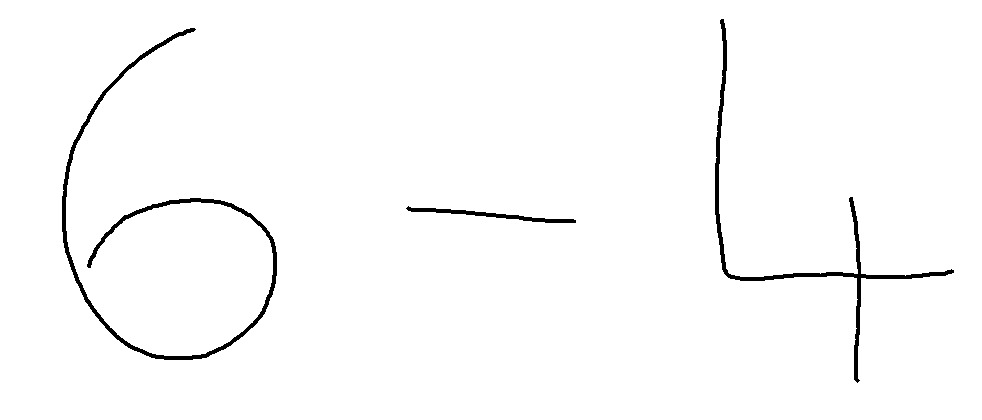
#> input picture t43.jpeg, 982 x 420 px
$ jupyter execute --allow-errors 'CNN test.ipynb'
#> lines starting #> are read from the running program, lines starting #| are printed output that depends on the picture; after the words box and inside, x2 and y2 are one past the last pixel; in counts of white or black regions, pixels touching at a corner belong together
[cell 1]
import cv2
import numpy
import keras
from keras.datasets import mnist
from keras.models import Sequential
from keras.layers import Dense
from keras.layers import Dropout
from keras.layers import Flatten
from keras.layers.convolutional import Conv2D
from keras.layers.convolutional import MaxPooling2D
from keras.utils import np_utils
from keras import backend as K
K.image_data_format()
#> (this line was passed over: keras is not available in this run)
from keras.models import model_from_json

[cell 2]
import tensorflow as tf

#> (a cell that did not finish here is left out)

[cell 4]
import cv2
import numpy as np
img = cv2.imread('t43.jpeg',cv2.IMREAD_GRAYSCALE)
#> img is the input picture: shape (420, 982); min 0, max 255, mean 250.8
cv2.imshow("wo",img)
cv2.waitKey(0)
cv2.destroyAllWindows()

[cell 5]
img

[cell 6]
# [5 lines of commented-out code are left out]
if img is not None:
    #images.append(img)
    img=~img
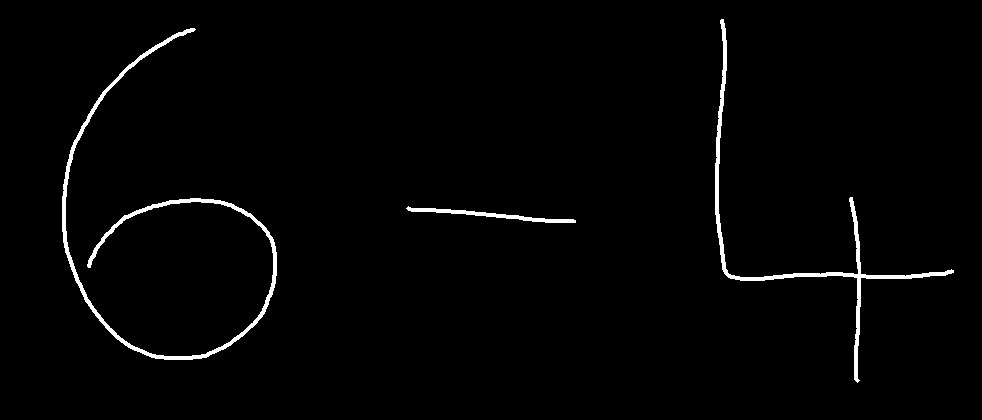
#> img: shape (420, 982); min 0, max 255, mean 4.2
    ret,thresh=cv2.threshold(img,127,255,cv2.THRESH_BINARY)
#> thresh: shape (420, 982); 1.6% white; 3 white regions
    ctrs,ret=cv2.findContours(thresh,cv2.RETR_TREE,cv2.CHAIN_APPROX_SIMPLE)
#> ctrs = 3 contours; box (x1, y1, x2, y2) and area: (62, 28, 277, 360) 2635, (715, 19, 954, 383) 2014, (406, 206, 576, 223) 505; ret = [[1, -1, -1, -1], [2, 0, -1, -1], [-1, 1, -1, -1]]
    cnt=sorted(ctrs, key=lambda ctr: cv2.boundingRect(ctr)[0])
#> cnt has the same summary as ctrs
    w=int(28)
    h=int(28)
    train_data=[]
    print(len(cnt))
#| 3
    rects=[]
    for c in cnt :
        x,y,w,h= cv2.boundingRect(c)
        rect=[x,y,w,h]
        rects.append(rect)
#> this loop made 3 passes
#> (x, y, w, h) on passes 1 to 3: (62, 28, 215, 332), (406, 206, 170, 17), (715, 19, 239, 364)
#> after the loop, rects = [[62, 28, 215, 332], [406, 206, 170, 17], [715, 19, 239, 364]]
    print(rects)
#| [[62, 28, 215, 332], [406, 206, 170, 17], [715, 19, 239, 364]]
    bool_rect=[]
    for r in rects:
        l=[]
        for rec in rects:
            flag=0
            if rec!=r:
                if r[0]<(rec[0]+rec[2]+10) and rec[0]<(r[0]+r[2]+10) and r[1]<(rec[1]+rec[3]+10) and rec[1]<(r[1]+r[3]+10):
                    flag=1
                l.append(flag)
            if rec==r:
                l.append(0)
        bool_rect.append(l)
#> this loop made 3 passes
#> after the loop, bool_rect = [[0, 0, 0], [0, 0, 0], [0, 0, 0]]
    print(bool_rect)
#| [[0, 0, 0], [0, 0, 0], [0, 0, 0]]
    dump_rect=[]
    for i in range(0,len(cnt)):
        for j in range(0,len(cnt)):
            if bool_rect[i][j]==1:
                area1=rects[i][2]*rects[i][3]
                area2=rects[j][2]*rects[j][3]
                if(area1==min(area1,area2)):
                    dump_rect.append(rects[i])
#> this loop made 3 passes
#> after the loop, dump_rect = []
    print(len(dump_rect))
#| 0
    final_rect=[i for i in rects if i not in dump_rect]
#> final_rect has the same summary as rects
    print(final_rect)
#| [[62, 28, 215, 332], [406, 206, 170, 17], [715, 19, 239, 364]]
    for r in final_rect:
        x=r[0]
        y=r[1]
        w=r[2]
        h=r[3]
        im_crop =thresh[y:y+h+10,x:x+w+10]


        im_resize = cv2.resize(im_crop,(28,28))
#         cv2.imshow("work",im_resize)
#         cv2.waitKey(0)
#         cv2.destroyAllWindows()

        im_resize=np.reshape(im_resize,(28,28,1))
        train_data.append(im_resize)
#> this loop made 3 passes
#> pass 1, `im_crop =thresh[y:y+h+10,x:x+w+10]`:
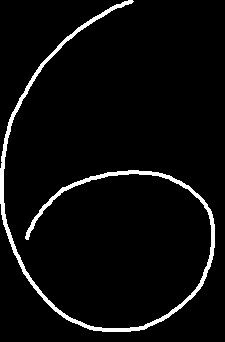
#> im_crop: shape (342, 225); 4.4% white; 1 white region, box (x1, y1, x2, y2) and area: (0, 0, 215, 332) 3399
#> pass 1, `im_resize = cv2.resize(im_crop,(28,28))`:
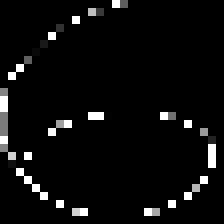
#> im_resize: shape (28, 28) (shown 8 times larger); min 0, max 255, mean 12.2
#> pass 2, `im_crop =thresh[y:y+h+10,x:x+w+10]`:
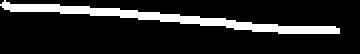
#> im_crop: shape (27, 180) (shown 2 times larger); 13.9% white; 1 white region, box (x1, y1, x2, y2) and area: (0, 0, 170, 17) 676
#> pass 2, `im_resize = cv2.resize(im_crop,(28,28))`:
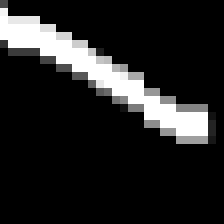
#> im_resize: shape (28, 28) (shown 8 times larger); min 0, max 255, mean 35.3
#> after the loop:
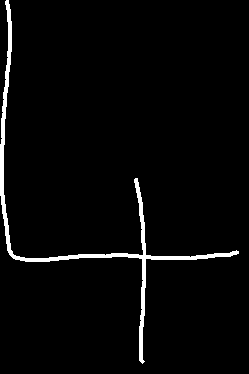
#> im_crop: shape (374, 249); 2.9% white; 1 white region, box (x1, y1, x2, y2) and area: (0, 0, 239, 364) 2677
#> after the loop, train_data = 3 items

$ run again, with t1.jpeg copied over t43.jpeg
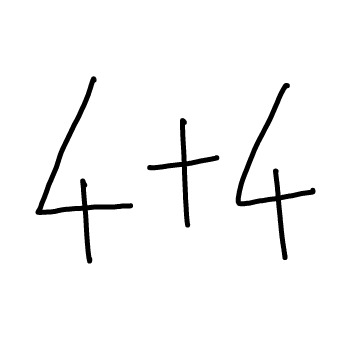
#> input picture t1.jpeg, 345 x 345 px
#> img is the input picture: shape (345, 345); min 0, max 255, mean 246.4
#> `ret,thresh=cv2.threshold(img,127,255,cv2.THRESH_BINARY)`:
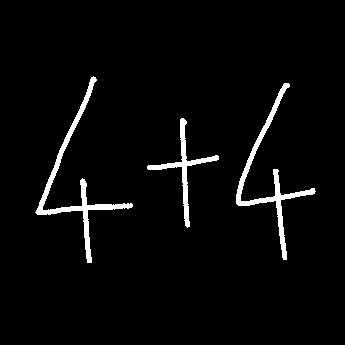
#> thresh: shape (345, 345); 3.4% white; 3 white regions
#> ctrs = 3 contours; box (x1, y1, x2, y2) and area: (35, 76, 133, 263) 1330, (236, 83, 316, 260) 1204, (147, 118, 219, 228) 712; ret = [[1, -1, -1, -1], [2, 0, -1, -1], [-1, 1, -1, -1]]
#> cnt has the same summary as ctrs
#| 3
#> the loop `for c in cnt :` made 3 passes
#> (x, y, w, h) on passes 1 to 3: (35, 76, 98, 187), (147, 118, 72, 110), (236, 83, 80, 177)
#> after the loop `for c in cnt :`: rects = [[35, 76, 98, 187], [147, 118, 72, 110], [236, 83, 80, 177]]
#| [[35, 76, 98, 187], [147, 118, 72, 110], [236, 83, 80, 177]]
#> the loop `for r in rects:` made 3 passes
#> after the loop `for r in rects:`: bool_rect = [[0, 0, 0], [0, 0, 0], [0, 0, 0]]
#| [[0, 0, 0], [0, 0, 0], [0, 0, 0]]
#> the loop `for i in range(0,len(cnt)):` made 3 passes
#> after the loop `for i in range(0,len(cnt)):`: dump_rect = []
#| 0
#> final_rect has the same summary as rects
#| [[35, 76, 98, 187], [147, 118, 72, 110], [236, 83, 80, 177]]
#> the loop `for r in final_rect:` made 3 passes
#> after the loop `for r in final_rect:`:
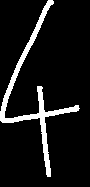
#> im_crop: shape (187, 90); 8.8% white; 1 white region, box (x1, y1, x2, y2) and area: (0, 0, 80, 177) 1488
#> after the loop `for r in final_rect:`: train_data = 3 items

$ run again, with t2.jpeg copied over t43.jpeg
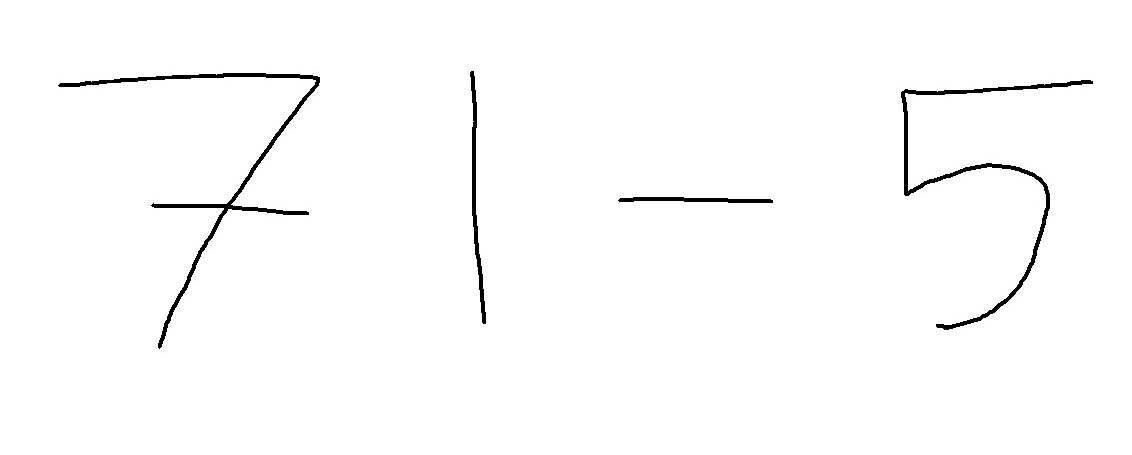
#> input picture t2.jpeg, 1132 x 455 px
#> img is the input picture: shape (455, 1132); min 0, max 255, mean 251.5
#> `img=~img`:
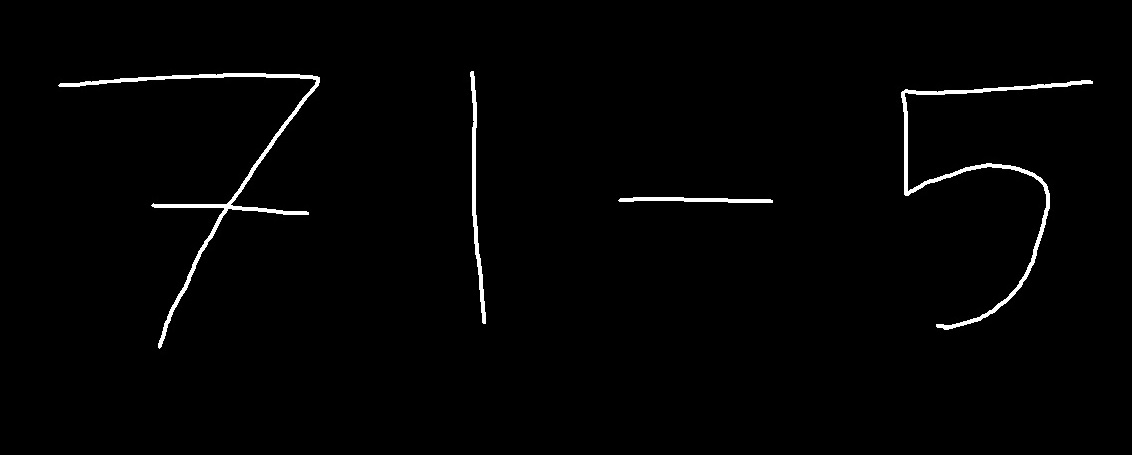
#> img: shape (455, 1132); min 0, max 255, mean 3.5
#> thresh: shape (455, 1132); 1.4% white; 4 white regions
#> ctrs = 4 contours; box (x1, y1, x2, y2) and area: (58, 73, 320, 349) 2200, (901, 80, 1093, 330) 1954, (470, 71, 486, 324) 768, (618, 197, 773, 203) 459; ret = [[1, -1, -1, -1], [2, 0, -1, -1], [3, 1, -1, -1], [-1, 2, -1, -1]]
#> cnt has the same summary as ctrs
#| 4
#> the loop `for c in cnt :` made 4 passes
#> (x, y, w, h) on passes 1 to 4: (58, 73, 262, 276), (470, 71, 16, 253), (618, 197, 155, 6), (901, 80, 192, 250)
#> after the loop `for c in cnt :`: rects = [[58, 73, 262, 276], [470, 71, 16, 253], [618, 197, 155, 6], [901, 80, 192, 250]]
#| [[58, 73, 262, 276], [470, 71, 16, 253], [618, 197, 155, 6], [901, 80, 192, 250]]
#> the loop `for r in rects:` made 4 passes
#> after the loop `for r in rects:`: bool_rect = [[0, 0, 0, 0], [0, 0, 0, 0], [0, 0, 0, 0], [0, 0, 0, 0]]
#| [[0, 0, 0, 0], [0, 0, 0, 0], [0, 0, 0, 0], [0, 0, 0, 0]]
#> the loop `for i in range(0,len(cnt)):` made 4 passes
#> after the loop `for i in range(0,len(cnt)):`: dump_rect = []
#| 0
#> final_rect has the same summary as rects
#| [[58, 73, 262, 276], [470, 71, 16, 253], [618, 197, 155, 6], [901, 80, 192, 250]]
#> the loop `for r in final_rect:` made 4 passes
#> after the loop `for r in final_rect:`:
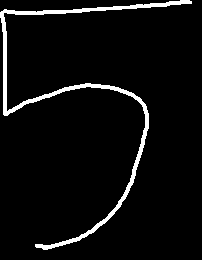
#> im_crop: shape (260, 202); 4.9% white; 1 white region, box (x1, y1, x2, y2) and area: (0, 0, 192, 250) 2571
#> after the loop `for r in final_rect:`: train_data = 4 items

$ run again, with t3.jpeg copied over t43.jpeg
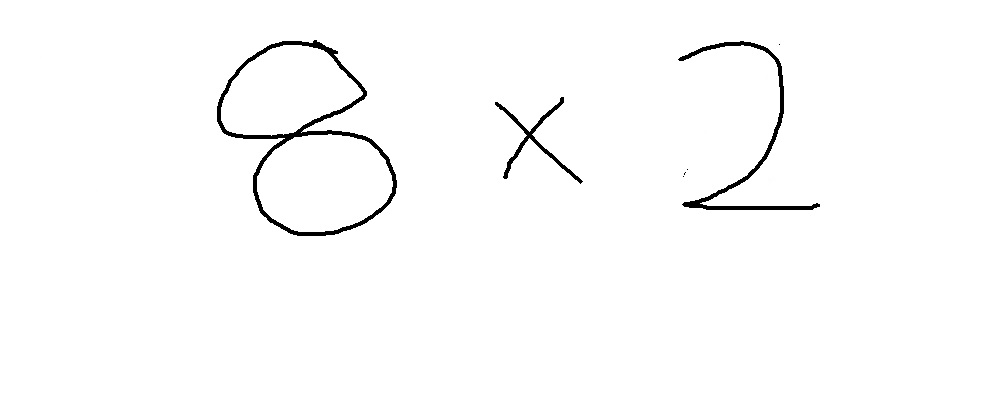
#> input picture t3.jpeg, 994 x 400 px
#> img is the input picture: shape (400, 994); min 0, max 255, mean 251.3
#> `img=~img`:
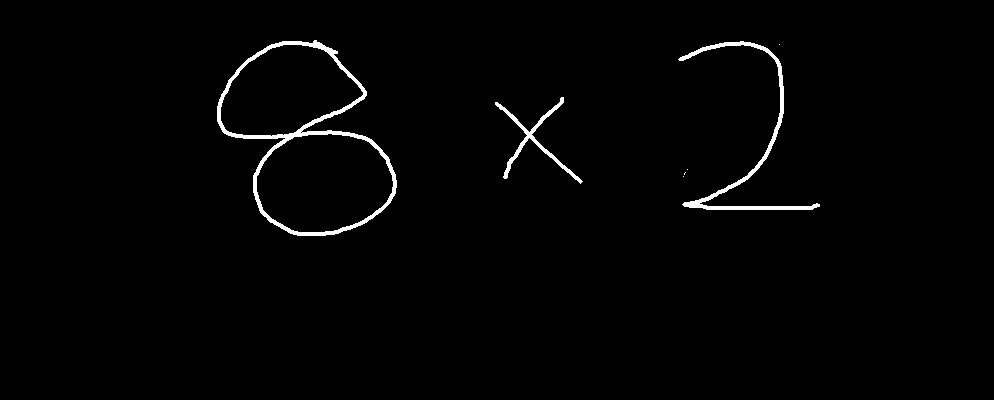
#> img: shape (400, 994); min 0, max 255, mean 3.7
#> thresh: shape (400, 994); 1.4% white; 7 white regions (4 under 20 px)
#> ctrs = 10 contours, 5 with area under 20; largest, box (x1, y1, x2, y2) and area: (217, 40, 397, 236) 22103, (256, 133, 394, 233) 10657, (220, 44, 364, 137) 9036, (678, 41, 820, 210) 1350, (495, 97, 583, 184) 661; ret = [[1, -1, -1, -1], [2, 0, -1, -1], [3, 1, -1, -1], [4, 2, -1, -1], [5, 3, -1, -1], [6, 4, -1, -1], [-1, 5, 7, -1], [8, -1, -1, 6], [9, 7, -1, 6], [-1, 8, -1, 6]]
#> cnt has the same summary as ctrs
#| 10
#> the loop `for c in cnt :` made 10 passes
#> (x, y, w, h) on passes 1, 2, 3, 5, 6, 7, 9, 10: (217, 40, 180, 196), (220, 44, 144, 93), (256, 133, 138, 100), (495, 97, 88, 87), (678, 41, 142, 169), (683, 176, 1, 1), (687, 169, 1, 1), (779, 44, 1, 1)
#> after the loop `for c in cnt :`: rects = [[217, 40, 180, 196], [220, 44, 144, 93], [256, 133, 138, 100], [300, 131, 3, 3], [495, 97, 88, 87], [678, 41, 142, 169], [683, 176, 1, 1], [684, 172, 2, 3], [687, 169, 1, 1], [779, 44, 1, 1]]
#| [[217, 40, 180, 196], [220, 44, 144, 93], [256, 133, 138, 100], [300, 131, 3, 3], [495, 97, 88, 87], [678, 41, 142, 169], [683, 176, 1, 1], [684, 172, 2, 3], [687, 169, 1, 1], [779, 44, 1, 1]]
#> the loop `for r in rects:` made 10 passes
#> after the loop `for r in rects:`: bool_rect = 10 items, first 6: [0, 1, 1, 1, 0, 0, 0, 0, 0, 0], [1, 0, 1, 1, 0, 0, 0, 0, 0, 0], [1, 1, 0, 1, 0, 0, 0, 0, 0, 0], [1, 1, 1, 0, 0, 0, 0, 0, 0, 0], [0, 0, 0, 0, 0, 0, 0, 0, 0, 0], [0, 0, 0, 0, 0, 0, 1, 1, 1, 1]
#> (printed output is left out)
#> the loop `for i in range(0,len(cnt)):` made 10 passes
#> after the loop `for i in range(0,len(cnt)):`: dump_rect = [[220, 44, 144, 93], [220, 44, 144, 93], [256, 133, 138, 100], [300, 131, 3, 3], [300, 131, 3, 3], [300, 131, 3, 3], [683, 176, 1, 1], [683, 176, 1, 1], [683, 176, 1, 1], [684, 172, 2, 3], [687, 169, 1, 1], [687, 169, 1, 1], [687, 169, 1, 1], [779, 44, 1, 1]]
#| 14
#> final_rect = [[217, 40, 180, 196], [495, 97, 88, 87], [678, 41, 142, 169]]
#| [[217, 40, 180, 196], [495, 97, 88, 87], [678, 41, 142, 169]]
#> the loop `for r in final_rect:` made 3 passes
#> after the loop `for r in final_rect:`:
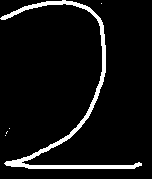
#> im_crop: shape (179, 152); 6.5% white; 5 white regions (4 under 20 px), largest, box (x1, y1, x2, y2) and area: (0, 0, 142, 169) 1753
#> after the loop `for r in final_rect:`: train_data = 3 items
